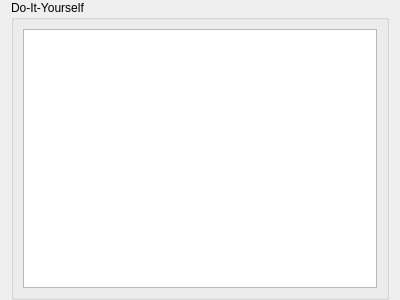
<?xml version="1.0" encoding="UTF-8"?>
<ui version="4.0">
 <class>DIYPage</class>
 <widget class="QWidget" name="DIYPage">
  <property name="geometry">
   <rect>
    <x>0</x>
    <y>0</y>
    <width>400</width>
    <height>300</height>
   </rect>
  </property>
  <property name="windowTitle">
   <string>Form</string>
  </property>
  <layout class="QVBoxLayout" name="verticalLayout">
   <property name="topMargin">
    <number>0</number>
   </property>
   <property name="bottomMargin">
    <number>0</number>
   </property>
   <item>
    <widget class="QGroupBox" name="groupBox">
     <property name="title">
      <string>Do-It-Yourself</string>
     </property>
     <layout class="QVBoxLayout" name="verticalLayout_2">
      <item>
       <widget class="QTextEdit" name="diy"/>
      </item>
     </layout>
    </widget>
   </item>
  </layout>
 </widget>
 <resources/>
 <connections/>
</ui>
